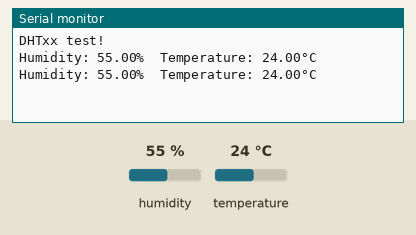
Recording of a sketch running on a simulated ESP32. Shown: the last lines printed to the serial monitor. The inputs (shaded band) are chosen by the test bench; at power-on: humidity 55 %, temperature 24 °C.

Above: at 4.8 s.
4.9 s: humidity set to 22 %
At 7.4 s:
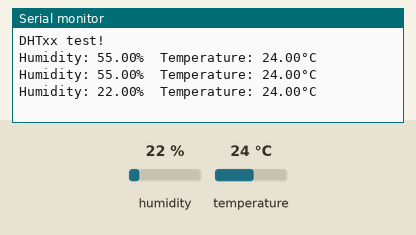
7.9 s: temperature set to 12 °C
At 9.1 s:
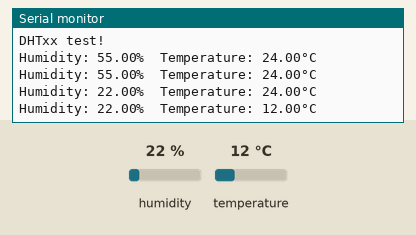
10.9 s: humidity set to 40 %
At 12.5 s:
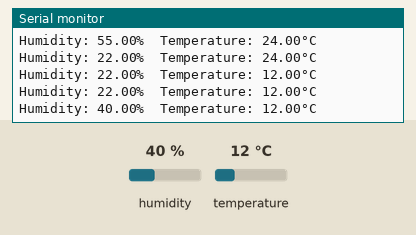
Timing chart, 0 to 14.0 s (numbered marks = the images above; inputs shaded):
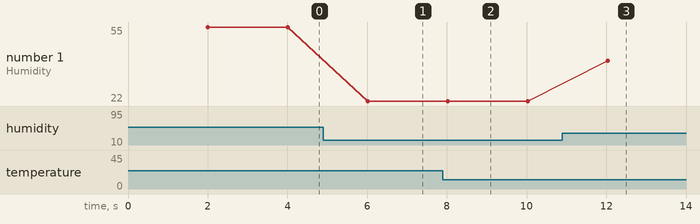

The sketch:

MideDTH22.ino
```cpp
// REQUIRES the following Arduino libraries:
// - DHT Sensor Library: https://github.com/adafruit/DHT-sensor-library
// - Adafruit Unified Sensor Lib: https://github.com/adafruit/Adafruit_Sensor

#include "DHT.h"

#define DHTPIN 27     // Digital pin connected to the DHT sensor
#define DHTTYPE DHT22   // DHT 22  (AM2302), AM2321
DHT dht(DHTPIN, DHTTYPE);

void setup() {
  Serial.begin(115200);
  Serial.println(F("DHTxx test!"));
  dht.begin();
}

void loop() {
  delay(2000);
  float h = dht.readHumidity();
  float t = dht.readTemperature();

  // Check if any reads failed and exit early (to try again).
  if (isnan(h) || isnan(t)) {
    Serial.println(F("Failed to read from DHT sensor!"));
    return;
  }

  Serial.print(F("Humidity: "));
  Serial.print(h);
  Serial.print(F("%  Temperature: "));
  Serial.print(t);
  Serial.println(F("°C "));
}
```

Measured:
- after the input at 4.9 s, the serial monitor: prints a new line after 1.1 s (image 1)
- after the input at 7.9 s, the serial monitor: prints a new line after 0.12 s (image 2)
- after the input at 10.9 s, the serial monitor: prints a new line after 1.1 s (image 3)
- plotted number 1: 55 → 22 after the input at 4.9 s, 22 → 40 after the input at 10.9 s
